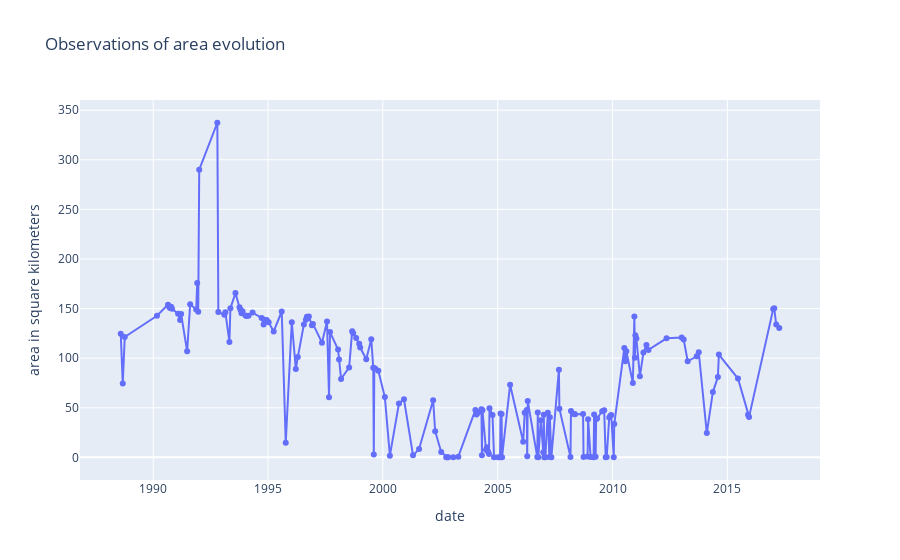

The code cell stored with this chart in its notebook:
### Code cell
plot_lake_area_by_month(best_detections, data.keys())

### Figure 1 — Plotly figure (JSON) as saved in the notebook; plotly's stock layout.template omitted (floating-point values rounded to 4 significant figures; data arrays with more than 128 entries replaced by an {"elided": "..."} marker saying what was removed)
{"data": [{"hovertemplate": "date=%{x}<br>area in square kilometers=%{y}<extra></extra>", "legendgroup": "", "line": {"color": "#636efa", "dash": "solid"}, "marker": {"symbol": "circle"}, "mode": "lines+markers", "name": "", "orientation": "v", "showlegend": false, "type": "scatter", "x": {"elided": "176 str values"}, "xaxis": "x", "y": {"elided": "176 float values"}, "yaxis": "y"}], "layout": {"legend": {"tracegroupgap": 0}, "title": {"text": "Observations of area evolution"}, "xaxis": {"anchor": "y", "domain": [0, 1], "title": {"text": "date"}}, "yaxis": {"anchor": "x", "domain": [0, 1], "title": {"text": "area in square kilometers"}}}}
